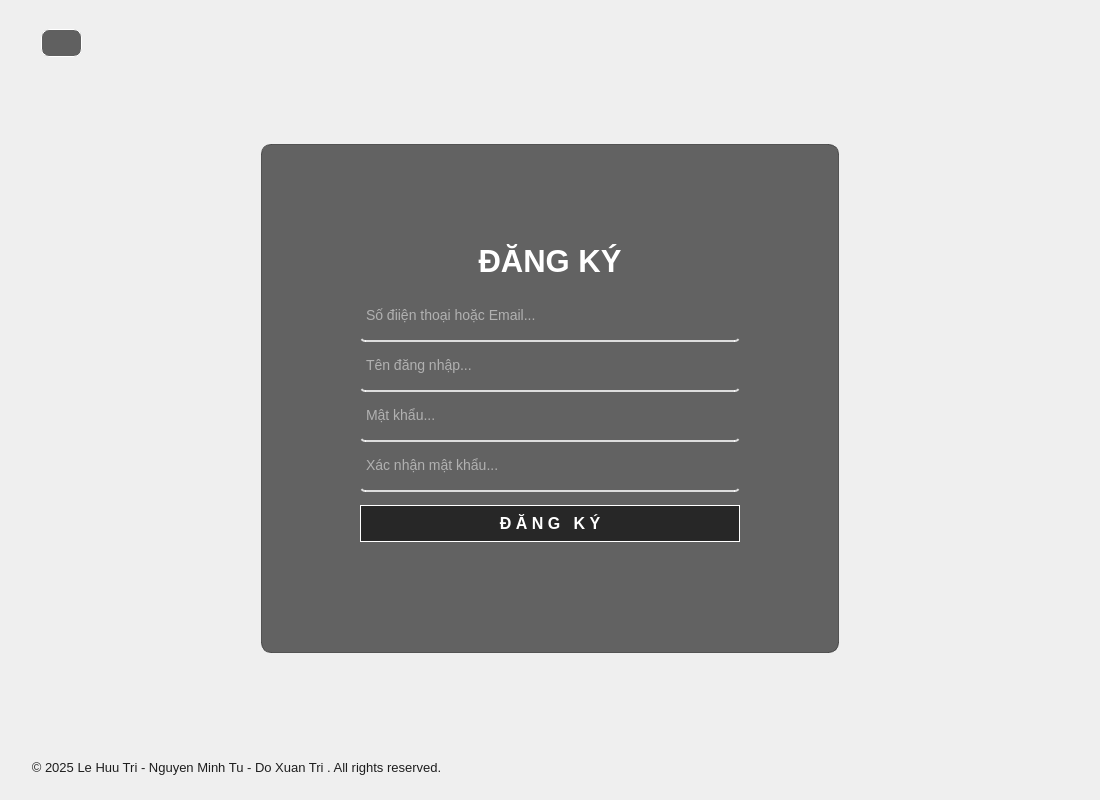
<?xml version="1.0" encoding="UTF-8"?>
<ui version="4.0">
 <class>Main_log</class>
 <widget class="QMainWindow" name="Main_log">
  <property name="geometry">
   <rect>
    <x>0</x>
    <y>0</y>
    <width>1100</width>
    <height>800</height>
   </rect>
  </property>
  <property name="font">
   <font>
    <pointsize>10</pointsize>
   </font>
  </property>
  <property name="windowTitle">
   <string>MainWindow</string>
  </property>
  <property name="styleSheet">
   <string notr="true">#Main_log {

	border-image: url(:/icon/icon/background.jpg);
}</string>
  </property>
  <widget class="QWidget" name="centralwidget">
   <property name="styleSheet">
    <string notr="true">centralwidget {
border-image: url(:/background/_1 (1).jpg);
}</string>
   </property>
   <layout class="QGridLayout" name="gridLayout_3">
    <property name="leftMargin">
     <number>11</number>
    </property>
    <item row="0" column="0">
     <widget class="QWidget" name="mainwidget" native="true">
      <property name="enabled">
       <bool>true</bool>
      </property>
      <property name="focusPolicy">
       <enum>Qt::NoFocus</enum>
      </property>
      <property name="toolTipDuration">
       <number>-1</number>
      </property>
      <property name="styleSheet">
       <string notr="true"/>
      </property>
      <widget class="QWidget" name="Container" native="true">
       <property name="enabled">
        <bool>true</bool>
       </property>
       <property name="geometry">
        <rect>
         <x>250</x>
         <y>135</y>
         <width>578</width>
         <height>509</height>
        </rect>
       </property>
       <property name="styleSheet">
        <string notr="true">/* Áp dụng cho Container chính */
#Container {
    background-color: rgba(40, 40, 40, 180);
    border-radius: 10px;
    border: 1px solid rgba(60, 60, 60, 200);
    color: white;
}

/* Đặt lại thuộc tính cho các widget con */
QLineEdit {
    background-color: rgba(255, 255, 255, 220);
    color: black;
    border: 1px solid gray;
    border-radius: 5px;
    padding: 2px;
}

QPushButton {
    background-color: rgba(70, 130, 180, 200);
    color: white;
    border-radius: 5px;
}

QLabel {
    background-color: transparent;
    border: none;
}
</string>
       </property>
       <layout class="QGridLayout" name="gridLayout_2">
        <property name="leftMargin">
         <number>50</number>
        </property>
        <property name="topMargin">
         <number>18</number>
        </property>
        <property name="rightMargin">
         <number>50</number>
        </property>
        <property name="bottomMargin">
         <number>30</number>
        </property>
        <property name="verticalSpacing">
         <number>7</number>
        </property>
        <item row="0" column="1">
         <spacer name="verticalSpacer_3">
          <property name="orientation">
           <enum>Qt::Vertical</enum>
          </property>
          <property name="sizeHint" stdset="0">
           <size>
            <width>20</width>
            <height>40</height>
           </size>
          </property>
         </spacer>
        </item>
        <item row="1" column="0">
         <spacer name="horizontalSpacer">
          <property name="orientation">
           <enum>Qt::Horizontal</enum>
          </property>
          <property name="sizeHint" stdset="0">
           <size>
            <width>40</width>
            <height>20</height>
           </size>
          </property>
         </spacer>
        </item>
        <item row="1" column="1">
         <layout class="QGridLayout" name="gridLayout">
          <property name="leftMargin">
           <number>0</number>
          </property>
          <property name="horizontalSpacing">
           <number>9</number>
          </property>
          <item row="0" column="0">
           <widget class="QLabel" name="label_3">
            <property name="font">
             <font>
              <pointsize>23</pointsize>
              <weight>75</weight>
              <bold>true</bold>
             </font>
            </property>
            <property name="styleSheet">
             <string notr="true">
color: rgb(255,255,255); /* Đổi thành màu trắng */

</string>
            </property>
            <property name="text">
             <string>ĐĂNG KÝ</string>
            </property>
            <property name="alignment">
             <set>Qt::AlignCenter</set>
            </property>
           </widget>
          </item>
          <item row="1" column="0">
           <spacer name="verticalSpacer_2">
            <property name="orientation">
             <enum>Qt::Vertical</enum>
            </property>
            <property name="sizeHint" stdset="0">
             <size>
              <width>20</width>
              <height>13</height>
             </size>
            </property>
           </spacer>
          </item>
          <item row="2" column="0">
           <layout class="QVBoxLayout" name="verticalLayout">
            <item>
             <widget class="QLineEdit" name="sdt_email_line">
              <property name="enabled">
               <bool>true</bool>
              </property>
              <property name="minimumSize">
               <size>
                <width>380</width>
                <height>50</height>
               </size>
              </property>
              <property name="styleSheet">
               <string notr="true">QLineEdit {
    background-color: rgba(0, 0, 0, 0);
    border: 2px solid rgba(0, 0, 0, 0);
    border-bottom: 2px solid rgba(255, 255, 255, 200);
    color: rgb(255, 255, 255);
    padding-bottom: 7px;
    font-size: 14px;
}

QLineEdit:hover {
    border-bottom: 2px solid rgba(255, 255, 255, 255); /* Sáng hơn khi hover */
}

QLineEdit:focus {
    border-bottom: 2px solid rgba(0, 170, 255, 255); /* Đổi màu khi nhập */
    outline: none;
}
</string>
              </property>
              <property name="placeholderText">
               <string>Số điiện thoại hoặc Email...</string>
              </property>
             </widget>
            </item>
            <item>
             <widget class="QLineEdit" name="username_line">
              <property name="enabled">
               <bool>true</bool>
              </property>
              <property name="minimumSize">
               <size>
                <width>350</width>
                <height>50</height>
               </size>
              </property>
              <property name="styleSheet">
               <string notr="true">QLineEdit {
    background-color: rgba(0, 0, 0, 0);
    border: 2px solid rgba(0, 0, 0, 0);
    border-bottom: 2px solid rgba(255, 255, 255, 200);
    color: rgb(255, 255, 255);
    padding-bottom: 7px;
    font-size: 14px;
}

QLineEdit:hover {
    border-bottom: 2px solid rgba(255, 255, 255, 255); /* Sáng hơn khi hover */
}

QLineEdit:focus {
    border-bottom: 2px solid rgba(0, 170, 255, 255); /* Đổi màu khi nhập */
    outline: none;
}
</string>
              </property>
              <property name="placeholderText">
               <string>Tên đăng nhập...</string>
              </property>
             </widget>
            </item>
            <item>
             <widget class="QLineEdit" name="password_line">
              <property name="minimumSize">
               <size>
                <width>0</width>
                <height>50</height>
               </size>
              </property>
              <property name="styleSheet">
               <string notr="true">QLineEdit {
    background-color: rgba(0, 0, 0, 0);
    border: 2px solid rgba(0, 0, 0, 0);
    border-bottom: 2px solid rgba(255, 255, 255, 200);
    color: rgb(255, 255, 255);
    padding-bottom: 7px;
    font-size: 14px;
}

QLineEdit:hover {
    border-bottom: 2px solid rgba(255, 255, 255, 255); /* Sáng hơn khi hover */
}

QLineEdit:focus {
    border-bottom: 2px solid rgba(0, 170, 255, 255); /* Đổi màu khi nhập */
    outline: none;
}
</string>
              </property>
              <property name="echoMode">
               <enum>QLineEdit::Password</enum>
              </property>
              <property name="placeholderText">
               <string>Mật khẩu...</string>
              </property>
             </widget>
            </item>
            <item>
             <widget class="QLineEdit" name="cpass_line">
              <property name="enabled">
               <bool>true</bool>
              </property>
              <property name="minimumSize">
               <size>
                <width>350</width>
                <height>50</height>
               </size>
              </property>
              <property name="styleSheet">
               <string notr="true">QLineEdit {
    background-color: rgba(0, 0, 0, 0);
    border: 2px solid rgba(0, 0, 0, 0);
    border-bottom: 2px solid rgba(255, 255, 255, 200);
    color: rgb(255, 255, 255);
    padding-bottom: 7px;
    font-size: 14px;
}

QLineEdit:hover {
    border-bottom: 2px solid rgba(255, 255, 255, 255); /* Sáng hơn khi hover */
}

QLineEdit:focus {
    border-bottom: 2px solid rgba(0, 170, 255, 255); /* Đổi màu khi nhập */
    outline: none;
}
</string>
              </property>
              <property name="echoMode">
               <enum>QLineEdit::Password</enum>
              </property>
              <property name="placeholderText">
               <string>Xác nhận mật khẩu...</string>
              </property>
             </widget>
            </item>
           </layout>
          </item>
          <item row="3" column="0">
           <spacer name="verticalSpacer">
            <property name="orientation">
             <enum>Qt::Vertical</enum>
            </property>
            <property name="sizeHint" stdset="0">
             <size>
              <width>20</width>
              <height>13</height>
             </size>
            </property>
           </spacer>
          </item>
          <item row="4" column="0">
           <widget class="QPushButton" name="signup_btn">
            <property name="styleSheet">
             <string notr="true">QPushButton {
    background-color: rgba(0, 0, 0, 0.6);
    color: white;
    border: 1px solid white;
    border-radius: 20px;
    padding: 8px 16px;
    font-weight: bold;
    font-size: 12pt;
}

QPushButton:hover {
    background-color: rgba(255, 107, 53, 0.8);
    border: 1px solid #ff6b35;
}

QPushButton:pressed {
    background-color: rgba(255, 107, 53, 1);
    border: 1px solid white;
}
</string>
            </property>
            <property name="text">
             <string>Đ Ă N G   K Ý</string>
            </property>
           </widget>
          </item>
         </layout>
        </item>
        <item row="1" column="2">
         <spacer name="horizontalSpacer_2">
          <property name="orientation">
           <enum>Qt::Horizontal</enum>
          </property>
          <property name="sizeHint" stdset="0">
           <size>
            <width>40</width>
            <height>20</height>
           </size>
          </property>
         </spacer>
        </item>
        <item row="2" column="1">
         <spacer name="verticalSpacer_4">
          <property name="orientation">
           <enum>Qt::Vertical</enum>
          </property>
          <property name="sizeHint" stdset="0">
           <size>
            <width>20</width>
            <height>40</height>
           </size>
          </property>
         </spacer>
        </item>
       </layout>
      </widget>
      <widget class="QPushButton" name="back_btn">
       <property name="geometry">
        <rect>
         <x>30</x>
         <y>20</y>
         <width>41</width>
         <height>28</height>
        </rect>
       </property>
       <property name="styleSheet">
        <string notr="true">QPushButton {
    background-color: rgba(0, 0, 0, 0.6);
    color: white;
    border: 1px solid white;
    border-radius: 8px;
    padding: 8px 16px;
    font-weight: bold;
    font-size: 12pt;
}

QPushButton:hover {
    background-color: rgba(255, 107, 53, 0.8);
    border: 1px solid #ff6b35;
}

QPushButton:pressed {
    background-color: rgba(255, 107, 53, 1);
    border: 1px solid white;
}
</string>
       </property>
       <property name="text">
        <string/>
       </property>
       <property name="icon">
        <iconset resource="resource.qrc">
         <normaloff>:/icon/icon/arrow-96-xxl.png</normaloff>:/icon/icon/arrow-96-xxl.png</iconset>
       </property>
      </widget>
      <widget class="QLabel" name="label_18">
       <property name="geometry">
        <rect>
         <x>10</x>
         <y>750</y>
         <width>1056</width>
         <height>16</height>
        </rect>
       </property>
       <property name="minimumSize">
        <size>
         <width>1051</width>
         <height>16</height>
        </size>
       </property>
       <property name="maximumSize">
        <size>
         <width>16777215</width>
         <height>25</height>
        </size>
       </property>
       <property name="styleSheet">
        <string notr="true">color: rgb(30, 30, 30);
</string>
       </property>
       <property name="text">
        <string>   © 2025 Le Huu Tri - Nguyen Minh Tu - Do Xuan Tri . All rights reserved.</string>
       </property>
      </widget>
     </widget>
    </item>
   </layout>
  </widget>
 </widget>
 <resources>
  <include location="../resource_log.qrc"/>
  <include location="resource.qrc"/>
 </resources>
 <connections/>
</ui>
